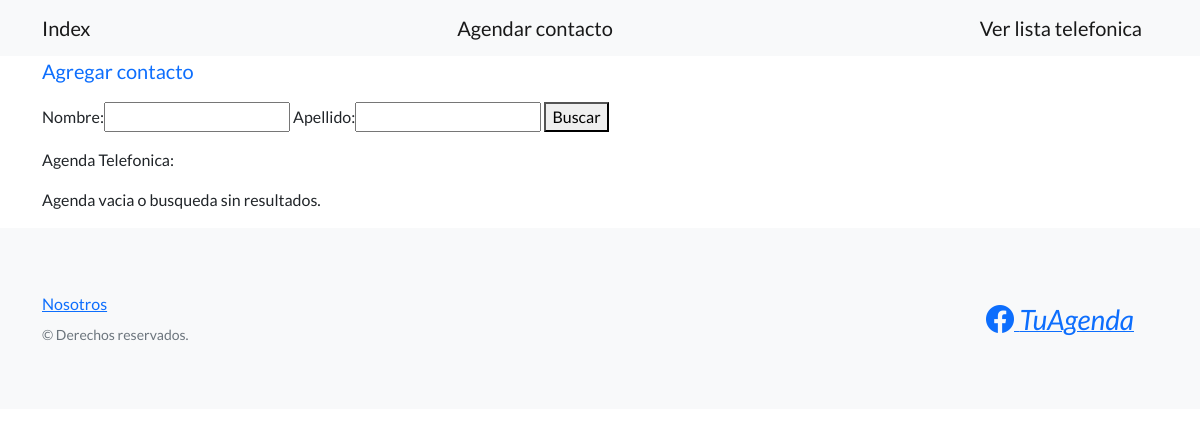
The page /ver-lista/ on the database as committed earlier.
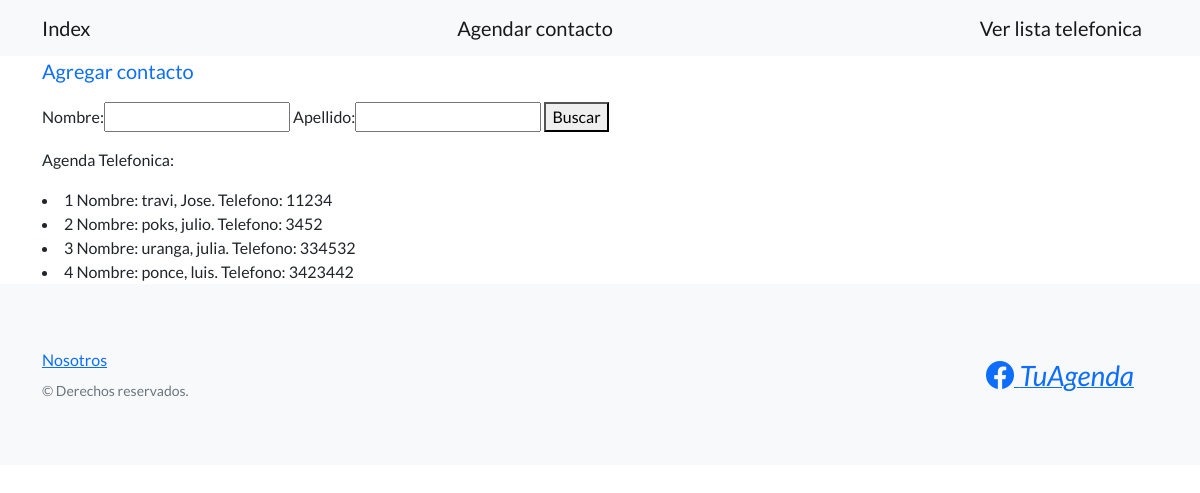
The same page on the database as committed later.
### home/models.py (models this page shows, shortened)
class Contacto(models.Model):
    nombre = models.CharField(max_length = 30)
    apellido = models.CharField(max_length = 30)
    telefono = models.CharField(max_length = 30)

### home/views.py (the view)
# urls.py: path('ver-lista/', views.ver_lista, name = 'ver_lista'),
def ver_lista(request):
    nombre = request.GET.get('nombre', None)
    apellido = request.GET.get('apellido', None)
    if nombre and not apellido:
        contactos = Contacto.objects.filter(nombre__icontains = nombre) #busca lo que contenga nombre
    elif apellido and not nombre:
        contactos = Contacto.objects.filter(apellido__icontains = apellido) #busca lo que contenga apellido
    elif nombre and apellido:
        contactos = Contacto.objects.filter(apellido__icontains = apellido, nombre__icontains = nombre) #busca lo que contenga apellido
    else:
        contactos = Contacto.objects.all()
    formulario = BuscarContacto()
    mi_contexto = {"contactos" : contactos, 'formulario': formulario}
    return render(request, 'home/ver_lista.html', mi_contexto )

### home/forms.py
class BuscarContacto(forms.Form):
    nombre = forms.CharField(max_length=30, required=False)
    apellido = forms.CharField(max_length=30, required=False)

### home/templates/home/ver_lista.html (shortened to what this page needs)
{% extends 'padres/base.html' %}
{% block mi_contenido %}
<a class="navbar-brand" href={% url 'crear_contacto' %}>Agregar contacto</a>
<p>
    <form action={% url 'ver_lista' %} method="GET">
        {{formulario}}
        <button type="submit">Buscar</button>
    </form>
</p>
<p>Agenda Telefonica:</p>
{% if  contactos %}
    {% for contacto in contactos %}
        <li> {{contacto.id}} Nombre: {{contacto.apellido}}, {{contacto.nombre}}. Telefono: {{contacto.telefono}} </li>
    {% endfor %}
{% else %}
    <p>Agenda vacia o busqueda sin resultados.</p>
{% endif %}
{% endblock mi_contenido %}

### home/templates/padres/base.html (shortened to what this page needs)
<!DOCTYPE html>
<html lang="en">
    <head>
        {% load static %}
        <link href="https://cdn.jsdelivr.net/npm/bootstrap-icons@1.5.0/font/bootstrap-icons.css" rel="stylesheet" type="text/css" />
        <link href={% static 'css/styles.css' %} rel="stylesheet" />
    </head>
    <body>
        <nav class="navbar navbar-light bg-light static-top">
            <div class="container">
                <a class="navbar-brand" href={% url 'index' %}>Index</a>
                <a class="navbar-brand" href={% url 'crear_contacto' %}>Agendar contacto</a>
                <a class="navbar-brand" href={% url 'ver_lista' %}>Ver lista telefonica</a>
            </div>
        </nav>
        <div class="container">
        {% block mi_contenido %}{% endblock mi_contenido %}
        </div>
        <footer class="footer bg-light">
            <div class="container">
                <div class="row">
                    <div class="col-lg-6 h-100 text-center text-lg-start my-auto">
                        <ul class="list-inline mb-2">
                            <li class="list-inline-item"><a href={% url 'nosotros' %}>Nosotros</a></li>
                        </ul>
                        <p class="text-muted small mb-4 mb-lg-0">&copy; Derechos reservados.</p>
                    </div>
                    <div class="col-lg-6 h-100 text-center text-lg-end my-auto">
                        <ul class="list-inline mb-0">
                            <li class="list-inline-item me-4">
                                <a href="#!"><i class="bi-facebook fs-3"> TuAgenda</i></a>
                            </li>
                        </ul>
                    </div>
                </div>
            </div>
        </footer>
    </body>
</html>

Rows that differ between the two databases and show on the page:
added Contacto: id "1", apellido "travi", nombre "Jose", telefono "11234"
added Contacto: id "2", apellido "poks", nombre "julio", telefono "3452"
added Contacto: id "3", apellido "uranga", nombre "julia", telefono "334532"
added Contacto: id "4", apellido "ponce", nombre "luis", telefono "3423442"
Other text that changed with them:
text no longer shown: "Agenda vacia o busqueda sin resultados."
